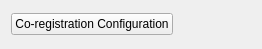
<?xml version="1.0" encoding="UTF-8"?>
<ui version="4.0">
 <class>CoRegistrationOptionsWidget</class>
 <widget class="QWidget" name="CoRegistrationOptionsWidget">
  <property name="geometry">
   <rect>
    <x>0</x>
    <y>0</y>
    <width>262</width>
    <height>49</height>
   </rect>
  </property>
  <property name="windowTitle">
   <string>Layers</string>
  </property>
  <layout class="QHBoxLayout" name="horizontalLayout">
   <item>
    <widget class="QPushButton" name="co_registration_configuration_button">
     <property name="text">
      <string>Co-registration Configuration</string>
     </property>
    </widget>
   </item>
   <item>
    <spacer name="horizontalSpacer">
     <property name="orientation">
      <enum>Qt::Horizontal</enum>
     </property>
     <property name="sizeHint" stdset="0">
      <size>
       <width>76</width>
       <height>20</height>
      </size>
     </property>
    </spacer>
   </item>
  </layout>
 </widget>
 <resources>
  <include location="../qt-resources/qt_widgets.qrc"/>
  <include location="../qt-resources/qt_widgets.qrc"/>
 </resources>
 <connections/>
</ui>
